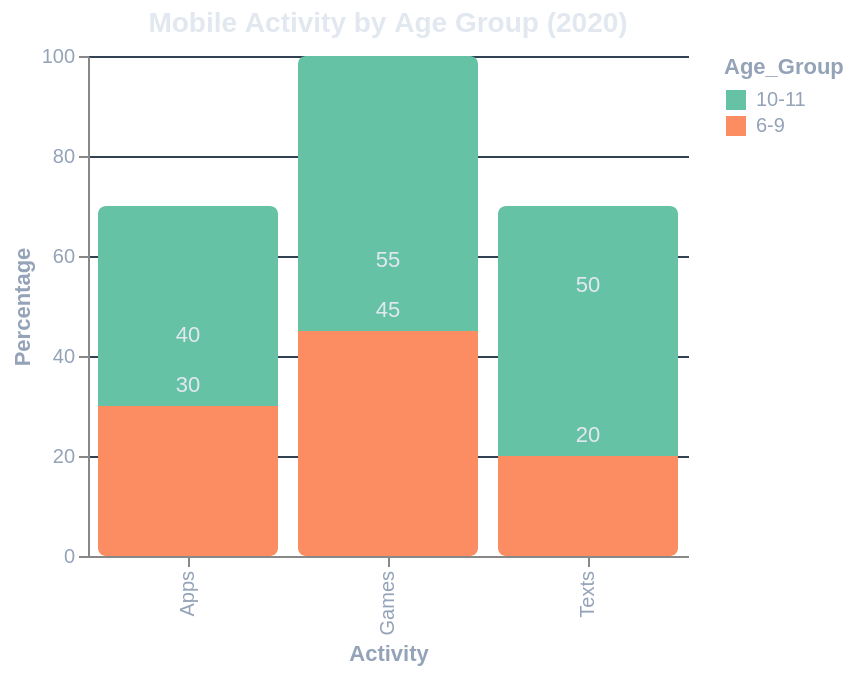

Write a Vega-Lite specification for this figure.
### Vega-Lite specification from a JSON file in a GitHub repository (floating-point values rounded to 4 significant figures)
{"$schema": "https://vega.github.io/schema/vega-lite/v5.json", "title": {"text": "Mobile Activity by Age Group (2020)", "color": "#e2e8f0", "fontSize": 14}, "width": 300, "height": 250, "background": "transparent", "data": {"values": [{"Activity": "Games", "Age_Group": "6-9", "Percentage": 45}, {"Activity": "Games", "Age_Group": "10-11", "Percentage": 55}, {"Activity": "Apps", "Age_Group": "6-9", "Percentage": 30}, {"Activity": "Apps", "Age_Group": "10-11", "Percentage": 40}, {"Activity": "Texts", "Age_Group": "6-9", "Percentage": 20}, {"Activity": "Texts", "Age_Group": "10-11", "Percentage": 50}]}, "layer": [{"mark": {"type": "bar", "cornerRadius": 4}, "encoding": {"x": {"field": "Activity", "type": "nominal", "axis": {"labelColor": "#94a3b8", "titleColor": "#94a3b8"}}, "y": {"field": "Percentage", "type": "quantitative", "axis": {"gridColor": "#334155", "labelColor": "#94a3b8", "titleColor": "#94a3b8"}}, "color": {"field": "Age_Group", "type": "nominal", "scale": {"scheme": "set2"}, "legend": {"titleColor": "#94a3b8", "labelColor": "#94a3b8"}}}}, {"mark": {"type": "text", "dy": -10, "color": "#e2e8f0"}, "encoding": {"x": {"field": "Activity", "type": "nominal"}, "y": {"field": "Percentage", "type": "quantitative"}, "text": {"field": "Percentage", "type": "quantitative"}}}], "config": {"view": {"stroke": "transparent"}}}
